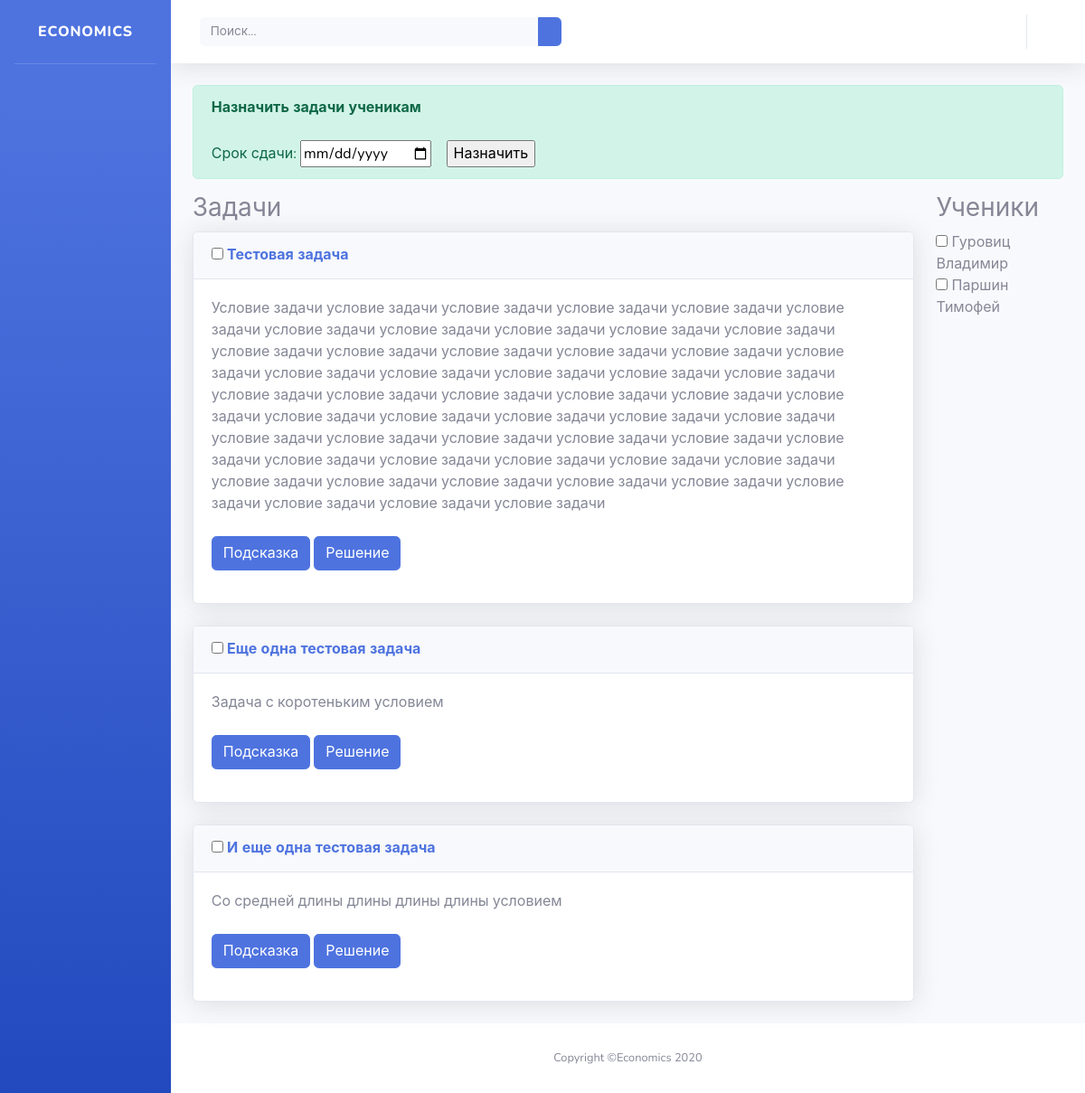
The app's page /problems/, older data.
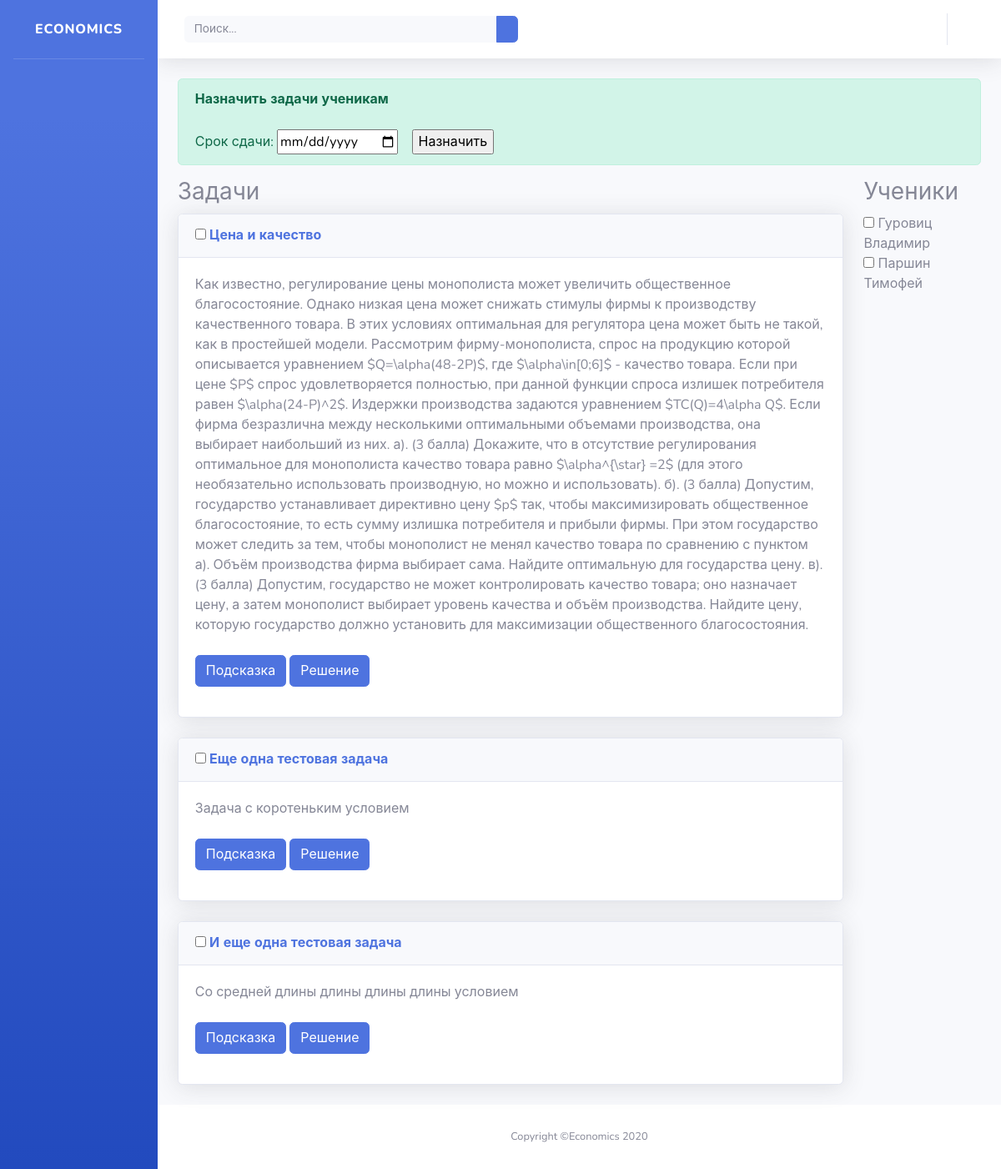
The same page, newer data.
### problems/models.py (models this page shows, shortened)
class Problem(models.Model):
    name = models.CharField('Название', max_length=200)
    task = models.TextField('Условие')
    short_answer = models.CharField('Ответ (для автоматической проверки)', max_length=200, blank=True)
    solution = models.TextField('Решение', blank=True)
    hint = models.TextField('Подсказка', blank=True)
    assignments = models.ManyToManyField(User, through='Assignment', through_fields=['problem', 'person'])
    class Meta:
        ordering = ['id']

### problems/views.py (the view)
# urls.py: path('', views.index, name='index'),
def index(request):
    students = User.objects.all()
    problems = Problem.objects.all()
    context = {'problems': problems,
               'students': students,}
    return render(request, 'problems/sb/index.html', context)

### problems/templates/problems/sb/index.html (shortened to what this page needs)
{% load static %}
<!DOCTYPE html>
<html lang="en">
<head>
  <link src="{% static 'problems/sb/vendor/fontawesome-free/css/all.min.css' %}" rel="stylesheet" type="text/css">
  <link href="{% static 'problems/sb/css/sb-admin-2.min.css' %}" rel="stylesheet">
</head>
<body id="page-top">
  <div id="wrapper">
    <ul class="navbar-nav bg-gradient-primary sidebar sidebar-dark accordion" id="accordionSidebar">
      <a class="sidebar-brand d-flex align-items-center justify-content-center" href="index.html">
        <div class="sidebar-brand-text mx-3">Economics</div>
      </a>
      <hr class="sidebar-divider my-0">
    </ul>
    <div id="content-wrapper" class="d-flex flex-column">
      <div id="content">
        <nav class="navbar navbar-expand navbar-light bg-white topbar mb-4 static-top shadow">
          <form class="d-none d-sm-inline-block form-inline mr-auto ml-md-3 my-2 my-md-0 mw-100 navbar-search">
            <div class="input-group">
              <input type="text" class="form-control bg-light border-0 small" placeholder="Поиск..." aria-label="Search" aria-describedby="basic-addon2">
              <div class="input-group-append">
                <button class="btn btn-primary" type="button">
                </button>
              </div>
            </div>
          </form>
          <ul class="navbar-nav ml-auto">
            <li class="nav-item dropdown no-arrow">
              <a class="nav-link dropdown-toggle" href="#" id="userDropdown" role="button" data-toggle="dropdown" aria-haspopup="true" aria-expanded="false">
              </a>
            </li>
          </ul>
        </nav>
          <form method="POST" action="assign">
            <div class="container-fluid">
                  <div class="row">
                      <div class="col">
                        <div  class="alert alert-success" role="alert">
                          <b>Назначить задачи ученикам</b>
                          <br><br>Срок сдачи:
                          <input type="date" name="date_deadline">&nbsp;&nbsp;&nbsp;
                          <input type="submit" value="Назначить">
                        </div>
                    </div>
                  </div>
                  <div class="row">
                      <div class="col-10">
                          <h3>Задачи</h3>
                          <div id="problems">
                              {% autoescape off %}
                              {% include "problems/problem_list.html" %}
                              {% endautoescape %}
                          </div>
                      </div>
                      <div class="col">
                          <h3>Ученики</h3>
                          <div id="students">
                              {% include "problems/student_list.html" %}
                          </div>
                      </div>
                  </div>
              </div>
  </form>
      </div>
      <footer class="sticky-footer bg-white">
        <div class="container my-auto">
          <div class="copyright text-center my-auto">
            <span>Copyright &copy;Economics 2020</span>
          </div>
        </div>
      </footer>
    </div>
  </div>
</body>
</html>

### problems/templates/problems/problem_list.html (shortened to what this page needs)
{% for problem in problems %}
<div class="problem_in_list">
    <div class="card shadow mb-4">
        <a class="d-block card-header py-3" role="button" aria-expanded="true" aria-controls="collapseCardExample">
          <h6 class="m-0 font-weight-bold text-primary">
              <input type="checkbox" name="problem" value="{{ problem.id }}">
              {{ problem.name }}
          </h6>
        </a>
        <div class="collapse show" id="collapseCardExample">
          <div class="card-body">
            <div class="task">
                {{ problem.task }}
            </div>
            <div class="problem_links">
                <br>
                <a class="btn btn-primary" data-toggle="collapse" href="#hint-{{ problem.id }}" role="button" aria-expanded="false" aria-controls="collapseExample">Подсказка</a>
                <a class="btn btn-primary" data-toggle="collapse" href="#solution-{{ problem.id }}" role="button" aria-expanded="false" aria-controls="collapseExample">Решение</a>
            </div>
          </div>
        </div>
    </div>
</div>
{% endfor %}

Row changes from the older to the newer data that the page shows:
changed Problem: name "Тестовая задача" → "Цена и качество"; task "Условие задачи условие задачи условие задачи условие задачи условие задачи условие задачи условие задачи условие задачи условие задачи условие задачи условие задачи условие задачи условие задачи условие задачи условие задачи условие задачи условие задачи условие задачи условие задачи условие задачи условие задачи условие задачи условие задачи условие задачи условие задачи условие задачи условие задачи условие задачи условие задачи условие задачи условие задачи условие задачи условие задачи условие задачи условие задачи условие задачи условие задачи условие задачи условие задачи условие задачи условие задачи условие задачи условие задачи условие задачи условие задачи условие задачи условие…" → "Как известно, регулирование цены монополиста может увеличить общественное благосостояние. Однако низкая цена может снижать стимулы фирмы к производству качественного товара. В этих условиях оптимальная для регулятора цена может быть не такой, как в простейшей модели. Рассмотрим фирму-монополиста, спрос на продукцию которой описывается уравнением $Q=\\alpha(48-2P)$, где $\\alpha\\in[0;6]$ - качество товара. Если при цене $P$ спрос удовлетворяется полностью, при данной функции спроса излишек потребителя равен $\\alpha(24-P)^2$. Издержки производства задаются уравнением $TC(Q)=4\\alpha Q$. Если фирма безразлична между несколькими оптимальными объемами производства, она выбирает наибольший из них.…"
